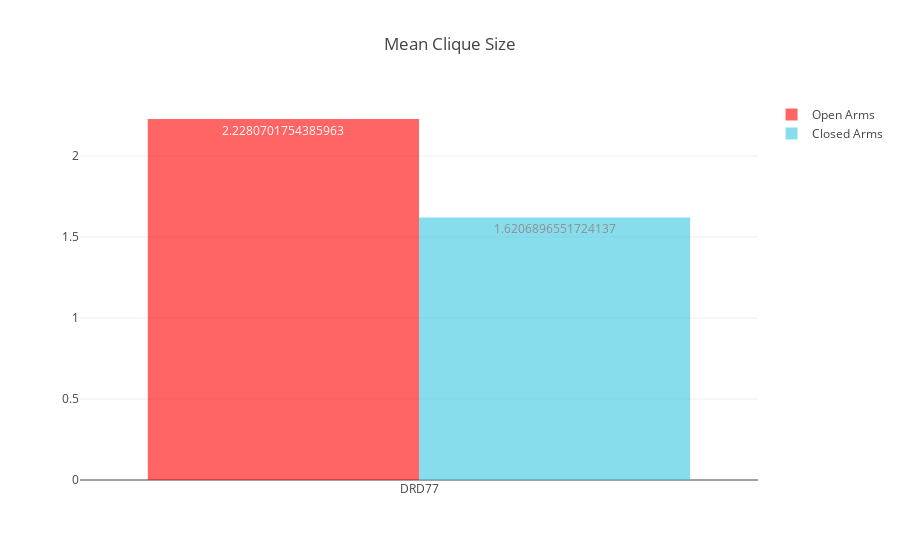

The notebook cell this image was saved under:
### Markdown cell above
### *The 'small-world' property combines high levels of local clustering among nodes of a network (to form families or cliques) and short paths that globally link all nodes of a network. This means that all nodes of a large system are linked through relatively few intermediate steps, despite the fact that most nodes maintain only a few direct connections - mostly within a clique of neighbours.* (Bullmore and Sporns)

### As shown below, we computed the mean clique size, as well as the maximum clique size, in all networks of interest. We observe that larger cliques of neurons were formed when the mice were in the open arms of the EPM.

### Code cell
open_arms_graphs = get_behavior_graphs(feature_extractors, "OpenArms_centerpoint")

open_measures = list()
for open_arms_graph in open_arms_graphs:
    open_measures.append(open_arms_graph.mean_clique_size)    
    
closed_arms_graphs = get_behavior_graphs(feature_extractors, "ClosedArms_centerpoint")

closed_measures = list()
for closed_arms_graph in closed_arms_graphs:
    closed_measures.append(closed_arms_graph.mean_clique_size)
    
plot_network_measures(open_measures, closed_measures, *x_axis, title="Mean Clique Size")

### Figure 1 — Plotly figure (JSON) as saved in the notebook; plotly's stock layout.template omitted (floating-point values rounded to 4 significant figures)
{"data": [{"marker": {"color": "rgb(255, 0, 0)"}, "name": "Open Arms", "opacity": 0.6, "text": [2.228], "textposition": "auto", "type": "bar", "uid": "9b73f3", "x": ["DRD77"], "y": [2.228]}, {"marker": {"color": "rgb(58,200,225)"}, "name": "Closed Arms", "opacity": 0.6, "text": [1.621], "textposition": "auto", "type": "bar", "uid": "1bb470", "x": ["DRD77"], "y": [1.621]}], "layout": {"autosize": true, "title": "Mean Clique Size", "xaxis": {"autorange": true, "range": [-0.5, 0.5], "type": "category"}, "yaxis": {"autorange": true, "range": [0, 2.345], "type": "linear"}}}
